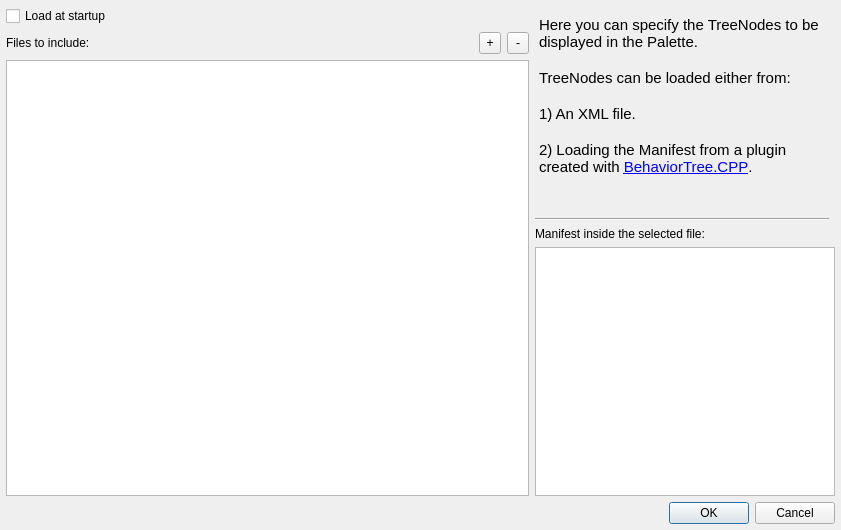
<?xml version="1.0" encoding="UTF-8"?>
<ui version="4.0">
 <class>SettingsDialog</class>
 <widget class="QDialog" name="SettingsDialog">
  <property name="geometry">
   <rect>
    <x>0</x>
    <y>0</y>
    <width>841</width>
    <height>530</height>
   </rect>
  </property>
  <property name="windowTitle">
   <string>Repository of TreeNode Models</string>
  </property>
  <layout class="QVBoxLayout" name="verticalLayout_3">
   <property name="leftMargin">
    <number>6</number>
   </property>
   <property name="topMargin">
    <number>6</number>
   </property>
   <property name="rightMargin">
    <number>6</number>
   </property>
   <property name="bottomMargin">
    <number>6</number>
   </property>
   <item>
    <layout class="QHBoxLayout" name="horizontalLayout" stretch="3,0">
     <item>
      <layout class="QVBoxLayout" name="verticalLayout_2">
       <item>
        <widget class="QCheckBox" name="checkBoxAutoload">
         <property name="text">
          <string>Load at startup</string>
         </property>
        </widget>
       </item>
       <item>
        <layout class="QHBoxLayout" name="horizontalLayout_2">
         <item>
          <widget class="QLabel" name="label_2">
           <property name="text">
            <string>Files to include:</string>
           </property>
          </widget>
         </item>
         <item>
          <spacer name="horizontalSpacer_2">
           <property name="orientation">
            <enum>Qt::Horizontal</enum>
           </property>
           <property name="sizeHint" stdset="0">
            <size>
             <width>40</width>
             <height>20</height>
            </size>
           </property>
          </spacer>
         </item>
         <item>
          <widget class="QToolButton" name="buttonAddFile">
           <property name="minimumSize">
            <size>
             <width>22</width>
             <height>22</height>
            </size>
           </property>
           <property name="maximumSize">
            <size>
             <width>22</width>
             <height>22</height>
            </size>
           </property>
           <property name="focusPolicy">
            <enum>Qt::NoFocus</enum>
           </property>
           <property name="text">
            <string>+</string>
           </property>
          </widget>
         </item>
         <item>
          <widget class="QToolButton" name="buttonRemoveFile">
           <property name="minimumSize">
            <size>
             <width>22</width>
             <height>22</height>
            </size>
           </property>
           <property name="maximumSize">
            <size>
             <width>22</width>
             <height>22</height>
            </size>
           </property>
           <property name="focusPolicy">
            <enum>Qt::NoFocus</enum>
           </property>
           <property name="text">
            <string>-</string>
           </property>
          </widget>
         </item>
        </layout>
       </item>
       <item>
        <widget class="QListWidget" name="listFiles"/>
       </item>
      </layout>
     </item>
     <item>
      <widget class="QFrame" name="frame">
       <property name="minimumSize">
        <size>
         <width>300</width>
         <height>0</height>
        </size>
       </property>
       <property name="maximumSize">
        <size>
         <width>300</width>
         <height>16777215</height>
        </size>
       </property>
       <layout class="QVBoxLayout" name="verticalLayout">
        <property name="leftMargin">
         <number>0</number>
        </property>
        <property name="topMargin">
         <number>6</number>
        </property>
        <property name="rightMargin">
         <number>6</number>
        </property>
        <property name="bottomMargin">
         <number>0</number>
        </property>
        <item>
         <widget class="QTextBrowser" name="textBrowser">
          <property name="sizePolicy">
           <sizepolicy hsizetype="Fixed" vsizetype="Fixed">
            <horstretch>0</horstretch>
            <verstretch>0</verstretch>
           </sizepolicy>
          </property>
          <property name="minimumSize">
           <size>
            <width>300</width>
            <height>200</height>
           </size>
          </property>
          <property name="maximumSize">
           <size>
            <width>300</width>
            <height>200</height>
           </size>
          </property>
          <property name="focusPolicy">
           <enum>Qt::NoFocus</enum>
          </property>
          <property name="styleSheet">
           <string notr="true">background-color: rgba(0, 0, 0, 0);</string>
          </property>
          <property name="frameShape">
           <enum>QFrame::NoFrame</enum>
          </property>
          <property name="frameShadow">
           <enum>QFrame::Plain</enum>
          </property>
          <property name="lineWidth">
           <number>0</number>
          </property>
          <property name="html">
           <string>&lt;!DOCTYPE HTML PUBLIC &quot;-//W3C//DTD HTML 4.0//EN&quot; &quot;http://www.w3.org/TR/REC-html40/strict.dtd&quot;&gt;
&lt;html&gt;&lt;head&gt;&lt;meta name=&quot;qrichtext&quot; content=&quot;1&quot; /&gt;&lt;style type=&quot;text/css&quot;&gt;
p, li { white-space: pre-wrap; }
&lt;/style&gt;&lt;/head&gt;&lt;body style=&quot; font-family:'Ubuntu'; font-size:11pt; font-weight:400; font-style:normal;&quot;&gt;
&lt;p style=&quot; margin-top:0px; margin-bottom:0px; margin-left:0px; margin-right:0px; -qt-block-indent:0; text-indent:0px;&quot;&gt;Here you can specify the TreeNodes to be displayed in the Palette.&lt;/p&gt;
&lt;p style=&quot;-qt-paragraph-type:empty; margin-top:0px; margin-bottom:0px; margin-left:0px; margin-right:0px; -qt-block-indent:0; text-indent:0px;&quot;&gt;&lt;br /&gt;&lt;/p&gt;
&lt;p style=&quot; margin-top:0px; margin-bottom:0px; margin-left:0px; margin-right:0px; -qt-block-indent:0; text-indent:0px;&quot;&gt;TreeNodes can be loaded either from:&lt;/p&gt;
&lt;p style=&quot;-qt-paragraph-type:empty; margin-top:0px; margin-bottom:0px; margin-left:0px; margin-right:0px; -qt-block-indent:0; text-indent:0px;&quot;&gt;&lt;br /&gt;&lt;/p&gt;
&lt;p style=&quot; margin-top:0px; margin-bottom:0px; margin-left:0px; margin-right:0px; -qt-block-indent:0; text-indent:0px;&quot;&gt;1) An XML file.&lt;/p&gt;
&lt;p style=&quot;-qt-paragraph-type:empty; margin-top:0px; margin-bottom:0px; margin-left:0px; margin-right:0px; -qt-block-indent:0; text-indent:0px;&quot;&gt;&lt;br /&gt;&lt;/p&gt;
&lt;p style=&quot; margin-top:0px; margin-bottom:0px; margin-left:0px; margin-right:0px; -qt-block-indent:0; text-indent:0px;&quot;&gt;2) Loading the Manifest from a plugin created with &lt;a href=&quot;https://github.com/BehaviorTree/BehaviorTree.CPP&quot;&gt;&lt;span style=&quot; text-decoration: underline; color:#0000ff;&quot;&gt;BehaviorTree.CPP&lt;/span&gt;&lt;/a&gt;.&lt;/p&gt;&lt;/body&gt;&lt;/html&gt;</string>
          </property>
         </widget>
        </item>
        <item>
         <widget class="Line" name="line">
          <property name="orientation">
           <enum>Qt::Horizontal</enum>
          </property>
         </widget>
        </item>
        <item>
         <widget class="QLabel" name="label">
          <property name="text">
           <string>Manifest inside the selected file:</string>
          </property>
         </widget>
        </item>
        <item>
         <widget class="QTableWidget" name="tableNodesPerFile">
          <property name="minimumSize">
           <size>
            <width>300</width>
            <height>0</height>
           </size>
          </property>
          <property name="maximumSize">
           <size>
            <width>300</width>
            <height>16777215</height>
           </size>
          </property>
          <property name="font">
           <font>
            <pointsize>10</pointsize>
           </font>
          </property>
          <property name="editTriggers">
           <set>QAbstractItemView::NoEditTriggers</set>
          </property>
          <property name="selectionMode">
           <enum>QAbstractItemView::NoSelection</enum>
          </property>
          <property name="selectionBehavior">
           <enum>QAbstractItemView::SelectRows</enum>
          </property>
          <property name="sortingEnabled">
           <bool>true</bool>
          </property>
          <property name="cornerButtonEnabled">
           <bool>false</bool>
          </property>
          <property name="columnCount">
           <number>2</number>
          </property>
          <attribute name="horizontalHeaderVisible">
           <bool>false</bool>
          </attribute>
          <attribute name="horizontalHeaderCascadingSectionResizes">
           <bool>false</bool>
          </attribute>
          <attribute name="horizontalHeaderDefaultSectionSize">
           <number>80</number>
          </attribute>
          <attribute name="horizontalHeaderStretchLastSection">
           <bool>false</bool>
          </attribute>
          <attribute name="verticalHeaderVisible">
           <bool>false</bool>
          </attribute>
          <column/>
          <column/>
         </widget>
        </item>
       </layout>
      </widget>
     </item>
    </layout>
   </item>
   <item>
    <widget class="QDialogButtonBox" name="buttonBox">
     <property name="orientation">
      <enum>Qt::Horizontal</enum>
     </property>
     <property name="standardButtons">
      <set>QDialogButtonBox::Cancel|QDialogButtonBox::Ok</set>
     </property>
    </widget>
   </item>
  </layout>
 </widget>
 <resources/>
 <connections>
  <connection>
   <sender>buttonBox</sender>
   <signal>accepted()</signal>
   <receiver>SettingsDialog</receiver>
   <slot>accept()</slot>
   <hints>
    <hint type="sourcelabel">
     <x>248</x>
     <y>254</y>
    </hint>
    <hint type="destinationlabel">
     <x>157</x>
     <y>274</y>
    </hint>
   </hints>
  </connection>
  <connection>
   <sender>buttonBox</sender>
   <signal>rejected()</signal>
   <receiver>SettingsDialog</receiver>
   <slot>reject()</slot>
   <hints>
    <hint type="sourcelabel">
     <x>316</x>
     <y>260</y>
    </hint>
    <hint type="destinationlabel">
     <x>286</x>
     <y>274</y>
    </hint>
   </hints>
  </connection>
 </connections>
</ui>
